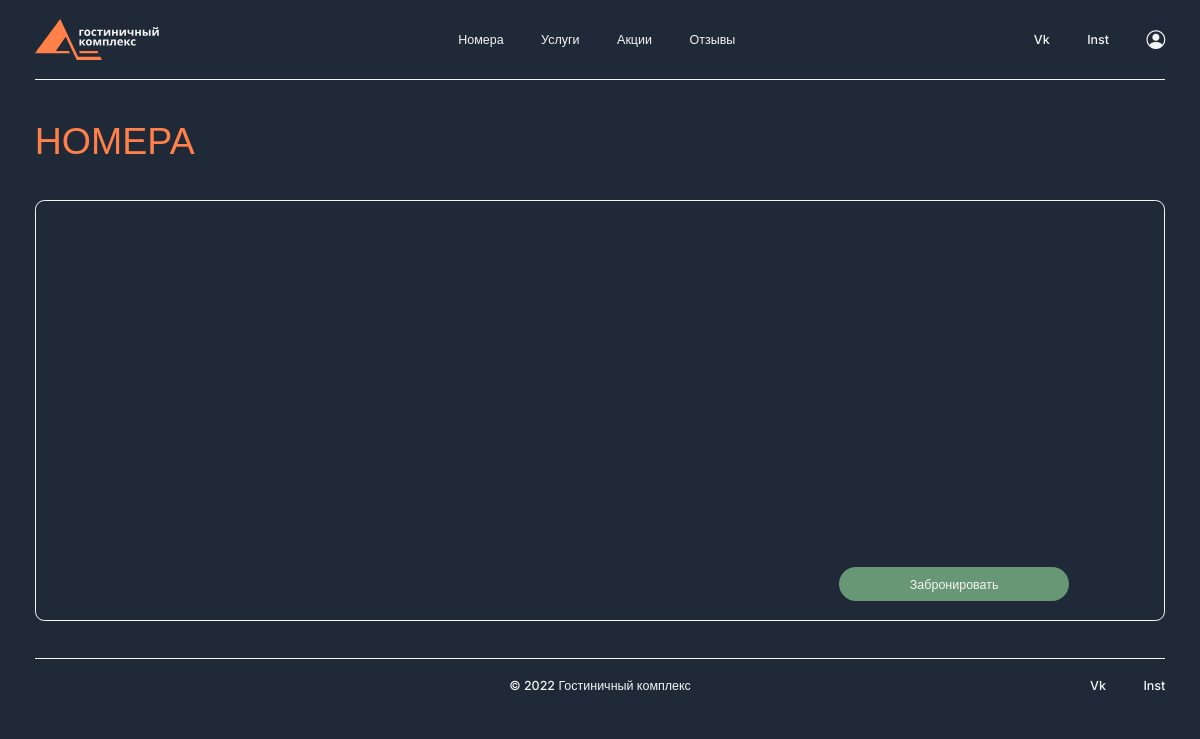
The app's page /rooms/, older data.
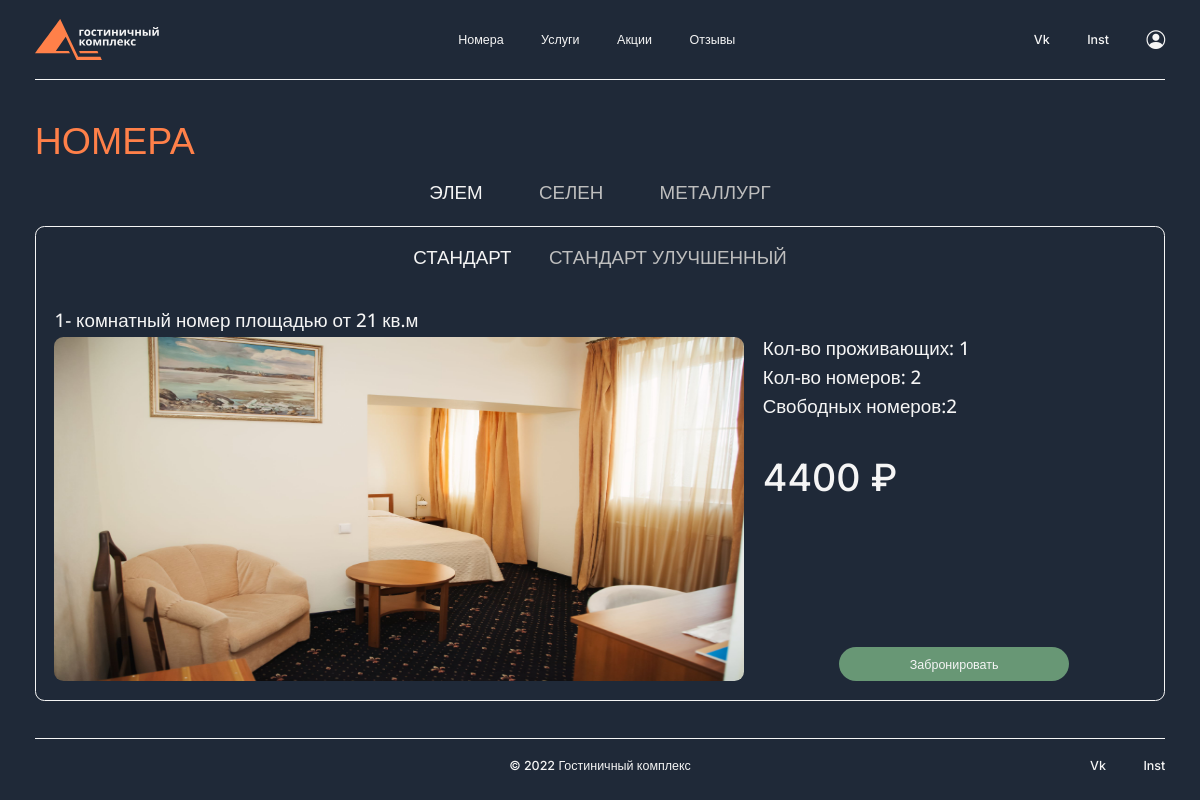
The same page, newer data.
### hotels/models.py (models this page shows, shortened)
class Hotels(models.Model):
    title = models.CharField(max_length=50, verbose_name="Отель")
    slug = models.SlugField(max_length=50, unique=True, db_index=True, verbose_name="URL")
    content = models.TextField(verbose_name="Описание 1")
    description = models.TextField(verbose_name="Описание 2", blank=True)
    picture = models.ImageField(upload_to="photos/%Y/%m/%d/", verbose_name="Фотография")
    address = models.CharField(max_length=150, verbose_name="Адрес")
    telephone = models.CharField(max_length=50, verbose_name="Телефон")
    email = models.EmailField(max_length=50, verbose_name="Почта")
    class Meta:
        verbose_name = 'Отель'
        verbose_name_plural = 'Отели'

class Rooms(models.Model):
    hotel = models.ForeignKey('Hotels', on_delete=models.PROTECT)
    slug = models.SlugField(max_length=50, unique=True, db_index=True, verbose_name="URL")
    room_name = models.ForeignKey('RoomNames', on_delete=models.PROTECT)
    price = models.CharField(max_length=50)
    picture = models.ImageField(upload_to="photos/%Y/%m/%d/", default=1)
    img = models.ImageField(upload_to="photos/%Y/%m/%d/", default=1)
    title = models.CharField(max_length=50, db_index=True)
    content = models.CharField(max_length=250)
    sub_content = models.CharField(max_length=250, verbose_name='Описание 2', blank=True)
    description = models.TextField(verbose_name="Описание 3", blank=True, default="Свободных номеров:")
    stock = models.PositiveSmallIntegerField("Количество номеров", default=0)
    class Meta:
        verbose_name = 'Номер'
        verbose_name_plural = 'Номера'

class RoomNames(models.Model):
    title = models.CharField(max_length=50, db_index=True, verbose_name='название номера')
    slug = models.SlugField(max_length=50, unique=True, db_index=True, verbose_name="URL")
    def __str__(self):
        return self.title
    class Meta:
        verbose_name = 'Название номера'
        verbose_name_plural = 'Названия номеров'

### hotels/views.py (the view)
# urls.py: path('rooms/', rooms, name='rooms'),
def rooms(request):
    room = Rooms.objects.all()
    rname = RoomNames.objects.all()
    hotel = Hotels.objects.all()
    context = {
        'room': room,
        'rname': rname,
        'hotel': hotel,
        'menu': menu,
        'title': 'Номера'
    }
    return render(request, 'hotels/rooms.html', context=context)

### hotels/templates/hotels/rooms.html (shortened to what this page needs)
{% extends "hotels/base.html" %}
{% block content %}
    <section class="room indent-1">
        <div class="container-md">
            <h1 class="title h1 indent-2">Номера</h1>
            <ul class="room__category indent-2">
                {% for h in hotel %}
                    <li>
                        <label for="{{ h.slug }}" class="gray h2">{{ h.title }}</label>
                    </li>
                {% endfor %}
            </ul>
            <div class="room__box">
                <ul class="room__ul indent-1">
                    {% for h in hotel %}
                        {% for r in room %}
                            {% if h.title == r.hotel.title %}
                                <li class="hotelys {{ h.slug }}">
                                    <label for="{{ r.slug }}" class="gray h2">{{ r.room_name }}</label>
                                </li>
                            {% endif %}
                        {% endfor %}
                    {% endfor %}
                </ul>
                <div class="noname">
                    {% for h in hotel %}
                        {% for r in room %}
                            {% if h.title == r.hotel.title %}
                                <p class="white h2 indent-4 hotelys hot {{ r.slug }}">{{ r.title }} кв.м</p>
                            {% endif %}
                        {% endfor %}
                    {% endfor %}
                </div>
                <div class="room__main ">
                    <div class="swiper room__img ">
                        <div class="swiper-wrapper">
                        {% for h in hotel %}
                        {% for r in room %}
                            {% if h.title == r.hotel.title %}
                                <div class="swiper-slide img__slider hot {{ r.slug }}">
                                    <img src="{{ r.picture.url }}" alt="">
                                </div>
                            {% endif %}
                        {% endfor %}
                    {% endfor %}
                        </div>
                    </div>
                    <div class="room__text">
                        <div>
                            {% for h in hotel %}
                                {% for r in room %}
                                    {% if h.title == r.hotel.title %}
                                        <p class="white h2 indent-4 hotelys hot {{ r.slug }}">{{ r.content }}</p>
                                        <p class="white h2 indent-4 hotelys hot {{ r.slug }}">{{ r.sub_content }}</p>
                                        <p class="white h2 indent-1 hotelys hot {{ r.slug }}">{{ r.description }}{{ r.stock }}</p>
                                        <p class="white h1 indent-4 hotelys hot {{ r.slug }}">{{ r.price }}</p>
                                    {% endif %}
                                {% endfor %}
                            {% endfor %}
                        </div>
                        <a href="" class="white h3">Забронировать</a>
                    </div>
                </div>
            </div>
        </div>
    </section>
{% endblock %}

### hotels/templates/hotels/base.html (shortened to what this page needs)
{% load static %}
<!DOCTYPE html>
<html lang="ru">
<head>
    <link type="text/css" rel="stylesheet" href="{% static 'hotels/css/style.css' %}"/>
    <link rel="stylesheet" href="https://cdn.jsdelivr.net/npm/bootstrap@5.2.2/dist/css/bootstrap.min.css"
/>
    <link rel="stylesheet" href="https://cdn.jsdelivr.net/npm/bootstrap-icons@1.9.1/font/bootstrap-icons.css"/>
    <link rel="stylesheet" href="https://cdn.jsdelivr.net/npm/swiper@8/swiper-bundle.min.css"/>
</head>
<body class="bg">
<header class="header indent-1">
    <div class="container-md">
        <nav class="nav">
            <a href="{% url 'index' %}">
                <img src="{% static 'hotels/images/logo.svg' %}" alt="logo" class="logo">
            </a>
            <ul class="nav__ul">
                {% for m in menu %}
                <li><a href="{% url m.url_name %}" class="white h3">{{ m.title }}</a></li>
                {% endfor %}
            </ul>
            <ul class="nav__ul">
                <li><a href="" class="white h3">Vk</a></li>
                <li><a href="" class="white h3">Inst</a></li>
                <li><a href="" class="white h2"><i class="bi bi-person-circle"></i></a></li>
            </ul>
        </nav>
    </div>
</header>
<main>
{% block content %}
{% endblock %}
</main>
<footer class="footer">
    <div class="container-md">
        <div class="footer__main">
            <p class="white h3 footer__p">© 2022 Гостиничный комплекс</p>
            <ul class="nav__ul">
                <li><a href="" class="white h3">Vk</a></li>
                <li><a href="" class="white h3">Inst</a></li>
            </ul>
        </div>
    </div>
</footer>
</body>
</html>

### hotels/static/hotels/css/style.css (style rules this page uses)
* { padding: 0;margin: 0;border: 0; }
*,*:before,*:after { -moz-box-sizing: border-box;-webkit-box-sizing: border-box;box-sizing: border-box; }
nav,footer,header,aside { display: block; }
html,body { height:100%;width:100%; font-size:100%;line-height:1;-ms-text-size-adjust:100%;-moz-text-size-adjust:100%;-webkit-text-size-adjust:100%; }
a,a:visited { text-decoration: none; }
ul li { list-style: none; }
img { vertical-align: top; }
h1,h2,h3,h4,h5,h6 { font-size:inherit;font-weight: inherit; }
a { color:inherit; }
ul, ol { list-style: none; margin: 0 !important; padding: 0 !important; }
a { text-decoration: none !important; }
p { margin-bottom: 0 !important; }
html { box-sizing: border-box; font-size: calc(100vw / 1920 * 10); }
main { flex: 1; }
.bg { background-color: #1F2938; }
.white { color: #F5F5F5; }
.title { color: #FF8049; text-transform: uppercase; }
.gray { color: #BEBEBE; }
.h1 { font-size: 6rem !important; font-family: 'Inter', sans-serif; }
.h2 { font-size: 3rem !important; font-family: 'Open Sans', sans-serif; }
.h3 { font-size: 2rem !important; font-family: 'Inter', sans-serif; }
.indent-1 { margin-bottom: 6rem !important; }
.indent-2 { margin-bottom: 3rem !important; }
.indent-4 { margin-bottom: 1rem !important; }
.logo { width: 20rem; height: auto; }
.nav { justify-content: space-between; padding: 3rem 0; align-items: center; flex-wrap: nowrap !important; border-bottom: 0.2rem solid #F5F5F5; }
.nav__ul { display: flex; align-items: center; }
.nav__ul li:not(:last-child) { padding-right: 6rem; }
.footer__main { display: flex; align-items: center; padding: 3rem 0; border-top: #F5F5F5 0.2rem solid; }
.footer__p { margin: 0 auto; }
.room__category { display: flex; justify-content: center; text-transform: uppercase; }
.room__category li { margin: 0 4.5rem; }
.room__box { border: #F5F5F5 0.2rem solid; border-radius: 1.5rem; padding: 3rem; }
.room__ul { display: flex; justify-content: center; flex-wrap: wrap; gap: 3rem 6rem; text-transform: uppercase; }
li label { cursor: pointer; }
input[type="radio"]:checked+label { color: #F5F5F5; }
.room__main { display: flex; }
.room__img { position: relative; flex: 0 0 63.2%; }
.img__slider img { height: 100%; width: 100%; border-radius: 1.5rem; background-size: cover; }
.swiper { margin: 0 !important; }
.room__text { margin-left: 3rem; display: flex; flex-direction: column; justify-content: space-between; width: 100%; }
.room__text a { text-align: center; align-items: center; width: 60%; padding: 1.5rem 3rem; margin: 0 auto; background-color: #689775; border-radius: 50rem; }
.swiper { height: 55rem!important; }

Row changes from the older to the newer data that the page shows:
added Hotels: title "ЭЛЕМ"
added Hotels: title "СЕЛЕН", shown under "НОМЕРА"
added Hotels: title "МЕТАЛЛУРГ", shown under "НОМЕРА"
added Rooms: room_name "СТАНДАРТ", title "1- комнатный номер площадью от 21", picture (picture), content "Кол-во проживающих: 1", sub_content "Кол-во номеров: 2", description "Свободных номеров:", stock "2", price "4400 ₽"
added Rooms: room_name "СТАНДАРТ УЛУЧШЕННЫЙ"
